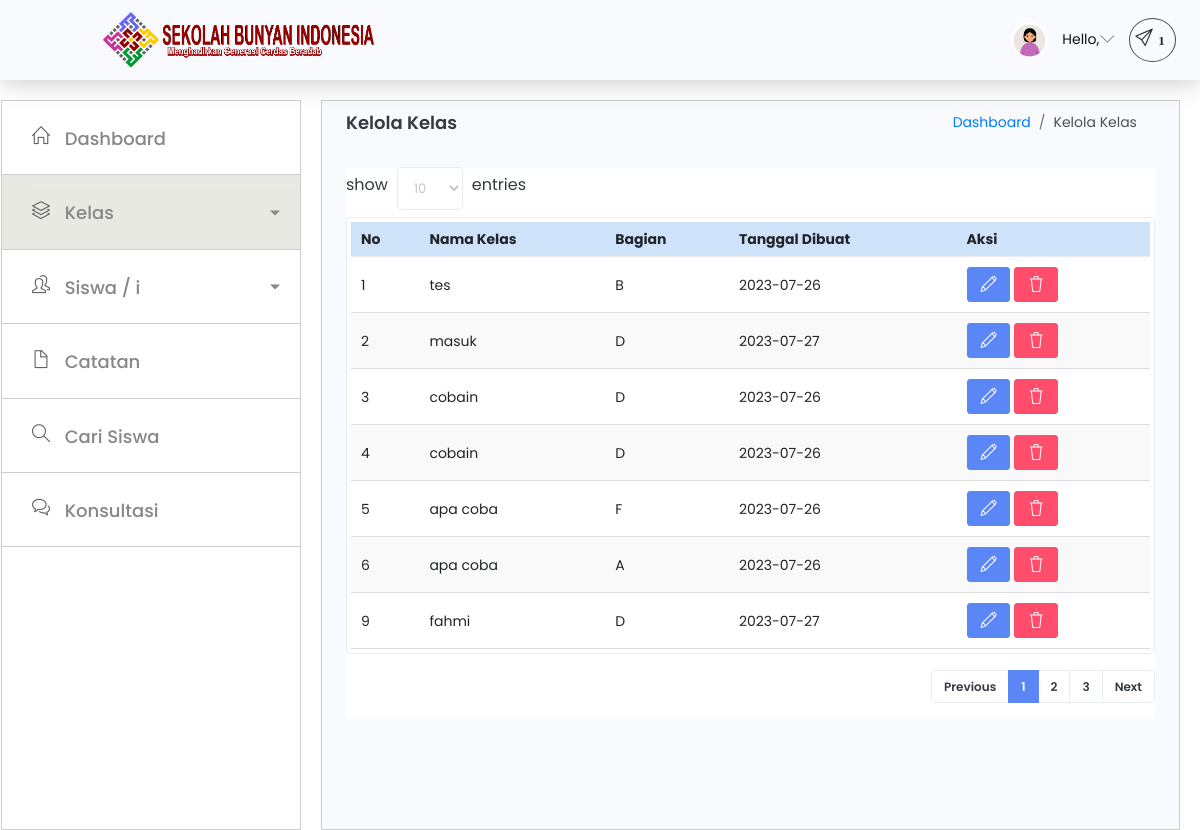
Page /sbi/walikelas/kelola-kelas.php on the committed database.
### tables this page shows
CREATE TABLE `kelas` (
  `id` int(11) NOT NULL,
  `nama_kelas` varchar(255) NOT NULL,
  `bagian` varchar(255) NOT NULL,
  `tanggal` date NOT NULL
);

### sbi/walikelas/kelola-kelas.php (the view, shortened to what this page needs)
<!DOCTYPE html>
<html lang="en">
<head>
  <link rel="stylesheet" href="../assets/vendors/simple-line-icons/css/simple-line-icons.css">
  <link rel="stylesheet" href="../assets/vendors/flag-icon-css/css/flag-icon.min.css">
  <link rel="stylesheet" href="../assets/vendors/daterangepicker/daterangepicker.css">
  <link rel="stylesheet" href="../assets/vendors/chartist/chartist.min.css">
  <link rel="stylesheet" href="../assets/vendors/select2/select2.min.css">
  <link rel="stylesheet" href="../assets/vendors/select2-bootstrap-theme/select2-bootstrap.min.css">
  <link rel="stylesheet" href="../assets/css/style.css" />
</head>
<body>
  <div class="container-scroller">
    <nav class="navbar default-layout-navbar col-lg-12 col-12 p-0 fixed-top d-flex flex-row">
      <div class="navbar-brand-wrapper d-flex align-items-center">
        <a class="navbar-brand brand-logo ml-auto text-right" href="dashboard.html">
          <img src="./../assets/images/sbi-header-homepage.png" alt="logo" />
        </a>
      </div>
      <div class="navbar-menu-wrapper d-flex align-items-center flex-grow-1">
        <ul class="navbar-nav navbar-nav-right ml-auto">
          <li class="nav-item dropdown d-none d-xl-inline-flex user-dropdown">
            <a class="nav-link dropdown-toggle" id="UserDropdown" href="#" data-toggle="dropdown" aria-expanded="true">
              <img class="img-xs rounded-circle ml-2" src="./../assets/images/faces/face8.jpg" alt="Profile image"> <span class="font-weight-normal">Hello, <?php echo $_SESSION['user']['username']; ?></span></a>
          </li>
          <li class="nav-item dropdown d-none d-xl-inline-flex user-dropdown">
            <a class="notif-icon" id="UserDropdown2" href="#" data-toggle="dropdown" aria-expanded="true"><i class="icon-paper-plane menu-icon"><span class="badge">1</span></i></a>
          </li>
        </ul>
      </div>
    </nav>
    <div class="container-fluid page-body-wrapper">
      <nav class="sidebar sidebar-offcanvas" id="sidebar">
        <ul class="nav">
          <li class="nav-item ">
            <a class="nav-link" href="dashboard.html">
              <i class="icon-home menu-icon"></i>
              <span class="menu-title">Dashboard</span>
            </a>
          </li>
          <li class="nav-item aktif">
            <a class="nav-link dropdown-toggle" data-toggle="collapse" href="#ui-basic" aria-expanded="false" aria-controls="ui-basic">
              <i class="icon-layers menu-icon"></i>
              <span class="menu-title">Kelas</span>
            </a>
          </li>
          <li class="nav-item">
            <a class="nav-link dropdown-toggle" data-toggle="collapse" href="#ui-basic1" aria-expanded="false" aria-controls="ui-basic1">
              <i class="icon-people menu-icon"></i>
              <span class="menu-title">Siswa / i</span>
            </a>
          </li>
          <li class="nav-item">
            <a class="nav-link" href="kelola-catatan.html">
              <i class="icon-doc menu-icon"></i>
              <span class="menu-title">Catatan</span>
            </a>
          </li>
          <li class="nav-item">
            <a class="nav-link" href="cari-siswa.html">
              <i class="icon-magnifier menu-icon"></i>
              <span class="menu-title">Cari Siswa</span>
            </a>
          </li>
          <li class="nav-item">
            <a class="nav-link" href="konsultasi-wali-kelas.html">
              <i class="icon-bubbles menu-icon"></i>
              <span class="menu-title">Konsultasi</span>
            </a>
          </li>
        </ul>
      </nav>
      <div class="main-panel">
        <div class="content-wrapper">
          <div class="page-header">
            <h3 class="page-title"> Kelola Kelas </h3>
            <nav aria-label="breadcrumb">
              <ol class="breadcrumb">
                <li class="breadcrumb-item"><a href="dashboard.html">Dashboard</a></li>
                <li class="breadcrumb-item active" aria-current="page"> Kelola Kelas</li>
              </ol>
            </nav>
          </div>
          <div class="row">
            <div class="col-md-12 grid-margin stretch-card">
              <div class="card">
                <div class="card-body">
                  <div class="d-sm-flex align-items-center  mb-2" style="width
                    : 180px;
                    ">
                    <label>
                      show
                    </label>
                    <select class="form-control form-control-sm" style="margin: 0 10px;">
                      <option>10</option>
                    </select>
                    <label>
                      entries
                    </label>
                  </div>
                  <div class="table-responsive border rounded p-1">
                    <table class="table">
                      <thead>
                        <tr>
                          <th class="font-weight-bold">No</th>
                          <th class="font-weight-bold">Nama Kelas</th>
                          <th class="font-weight-bold">Bagian</th>
                          <th class="font-weight-bold">Tanggal Dibuat</th>
                          <th class="font-weight-bold">Aksi</th>
                        </tr>
                      </thead>
                      <tbody>
                        <?php
                        $conn = mysqli_connect("localhost", "root", "", "sbi");
                        $sql = "SELECT * FROM kelas";
                        $query = mysqli_query($conn, $sql);
                        while ($kelas = mysqli_fetch_array($query)) {
                        ?>
                          <tr>
                            <td><?php echo $kelas['id']; ?></td>
                            <td><?php echo $kelas['nama_kelas']; ?></td>
                            <td><?php echo $kelas['bagian']; ?></td>
                            <td><?php echo $kelas['tanggal']; ?></td>
                            <td>
                            <a href="../system/edit_kelas.php?id=<?php echo $kelas['id']; ?>" class="btn btn-primary btn-sm"><i class="icon-pencil"></i></a>
                            <a href="../system/delete_kelas.php?id=<?php echo $kelas['id']; ?>" class="btn btn-danger btn-sm" onclick="return confirm('Apakah Yakin Ingin Menghapus ?');"><i class="icon-trash"></i></a>
                            </td>
                          </tr>
                        <?php
                        }
                        ?>
                      </tbody>
                    </table>
                  </div>
                  <div class="pagination-container mt-3">
                    <ul class="pagination justify-content-end">
                      <li class="page-item disabled">
                        <a class="page-link" href="#" tabindex="-1">Previous</a>
                      </li>
                      <li class="page-item active">
                        <a class="page-link" href="#">1</a>
                      </li>
                      <li class="page-item">
                        <a class="page-link" href="#">2</a>
                      </li>
                      <li class="page-item">
                        <a class="page-link" href="#">3</a>
                      </li>
                      <li class="page-item">
                        <a class="page-link" href="#">Next</a>
                      </li>
                    </ul>
                  </div>
                </div>
              </div>
            </div>
          </div>
        </div>
</body>
</html>

### sbi/walikelas/kelola-kelas.php (style rules this page uses)
.table { width: 100%; border-collapse: collapse; }
.table th, .table td { padding: 10px; text-align: left; border-bottom: 1px solid #ddd; }
.table th { background-color: #cee3fa; }
.table tbody tr:nth-child(even) { background-color: #f9f9f9; }

### rows in the picture
kelas: id "1", nama_kelas "tes", bagian "B", tanggal "2023-07-26"
kelas: id "2", nama_kelas "masuk", bagian "D", tanggal "2023-07-27"
kelas: id "3", nama_kelas "cobain", bagian "D", tanggal "2023-07-26"
kelas: id "4", nama_kelas "cobain", bagian "D", tanggal "2023-07-26"
kelas: id "5", nama_kelas "apa coba", bagian "F", tanggal "2023-07-26"
kelas: id "6", nama_kelas "apa coba", bagian "A", tanggal "2023-07-26"
kelas: id "9", nama_kelas "fahmi", bagian "D", tanggal "2023-07-27"
